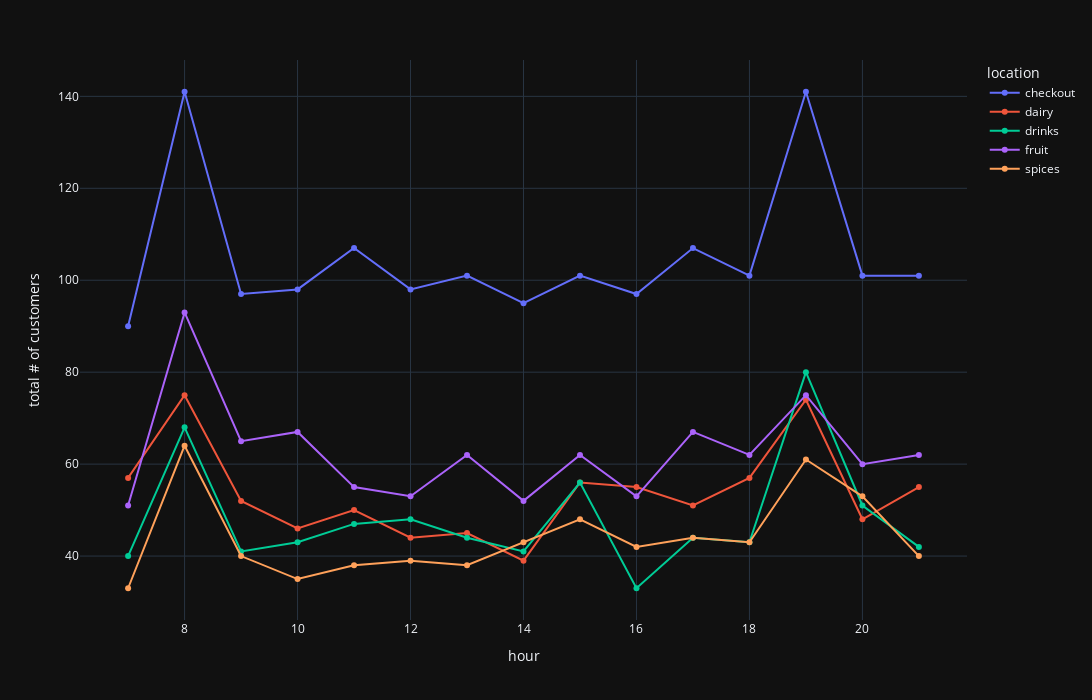

This figure's notebook cell:
### Code cell
fig=px.line(
    plotdf,
    x='hour',
    y='customer_no',
    color='location',
    animation_frame='day_name',
    markers=True,
    labels={
        "customer_no": "total # of customers",
        "day_name": "weekday"
    },
    template='plotly_dark'
    )

fig.update_layout(autosize=False, width=1400, height=700)

fig.show()

if not os.path.exists("../plots"):
    os.mkdir("../plots")

if not os.path.exists("../plots/customers.html"):
    fig.write_html("../plots/customers.html")

### Figure 1 — Plotly figure (JSON) as saved in the notebook; plotly's stock layout.template omitted (floating-point values rounded to 4 significant figures)
{"data": [{"hovertemplate": "location=checkout<br>weekday=Friday<br>hour=%{x}<br>total # of customers=%{y}<extra></extra>", "legendgroup": "checkout", "line": {"color": "#636efa", "dash": "solid"}, "marker": {"symbol": "circle"}, "mode": "markers+lines", "name": "checkout", "orientation": "v", "showlegend": true, "type": "scatter", "x": [7, 8, 9, 10, 11, 12, 13, 14, 15, 16, 17, 18, 19, 20, 21], "xaxis": "x", "y": [90, 141, 97, 98, 107, 98, 101, 95, 101, 97, 107, 101, 141, 101, 101], "yaxis": "y"}, {"hovertemplate": "location=dairy<br>weekday=Friday<br>hour=%{x}<br>total # of customers=%{y}<extra></extra>", "legendgroup": "dairy", "line": {"color": "#EF553B", "dash": "solid"}, "marker": {"symbol": "circle"}, "mode": "markers+lines", "name": "dairy", "orientation": "v", "showlegend": true, "type": "scatter", "x": [7, 8, 9, 10, 11, 12, 13, 14, 15, 16, 17, 18, 19, 20, 21], "xaxis": "x", "y": [57, 75, 52, 46, 50, 44, 45, 39, 56, 55, 51, 57, 74, 48, 55], "yaxis": "y"}, {"hovertemplate": "location=drinks<br>weekday=Friday<br>hour=%{x}<br>total # of customers=%{y}<extra></extra>", "legendgroup": "drinks", "line": {"color": "#00cc96", "dash": "solid"}, "marker": {"symbol": "circle"}, "mode": "markers+lines", "name": "drinks", "orientation": "v", "showlegend": true, "type": "scatter", "x": [7, 8, 9, 10, 11, 12, 13, 14, 15, 16, 17, 18, 19, 20, 21], "xaxis": "x", "y": [40, 68, 41, 43, 47, 48, 44, 41, 56, 33, 44, 43, 80, 51, 42], "yaxis": "y"}, {"hovertemplate": "location=fruit<br>weekday=Friday<br>hour=%{x}<br>total # of customers=%{y}<extra></extra>", "legendgroup": "fruit", "line": {"color": "#ab63fa", "dash": "solid"}, "marker": {"symbol": "circle"}, "mode": "markers+lines", "name": "fruit", "orientation": "v", "showlegend": true, "type": "scatter", "x": [7, 8, 9, 10, 11, 12, 13, 14, 15, 16, 17, 18, 19, 20, 21], "xaxis": "x", "y": [51, 93, 65, 67, 55, 53, 62, 52, 62, 53, 67, 62, 75, 60, 62], "yaxis": "y"}, {"hovertemplate": "location=spices<br>weekday=Friday<br>hour=%{x}<br>total # of customers=%{y}<extra></extra>", "legendgroup": "spices", "line": {"color": "#FFA15A", "dash": "solid"}, "marker": {"symbol": "circle"}, "mode": "markers+lines", "name": "spices", "orientation": "v", "showlegend": true, "type": "scatter", "x": [7, 8, 9, 10, 11, 12, 13, 14, 15, 16, 17, 18, 19, 20, 21], "xaxis": "x", "y": [33, 64, 40, 35, 38, 39, 38, 43, 48, 42, 44, 43, 61, 53, 40], "yaxis": "y"}], "layout": {"autosize": false, "height": 700, "legend": {"title": {"text": "location"}, "tracegroupgap": 0}, "margin": {"t": 60}, "width": 1400, "xaxis": {"anchor": "y", "domain": [0, 1], "title": {"text": "hour"}}, "yaxis": {"anchor": "x", "domain": [0, 1], "title": {"text": "total # of customers"}}}}
